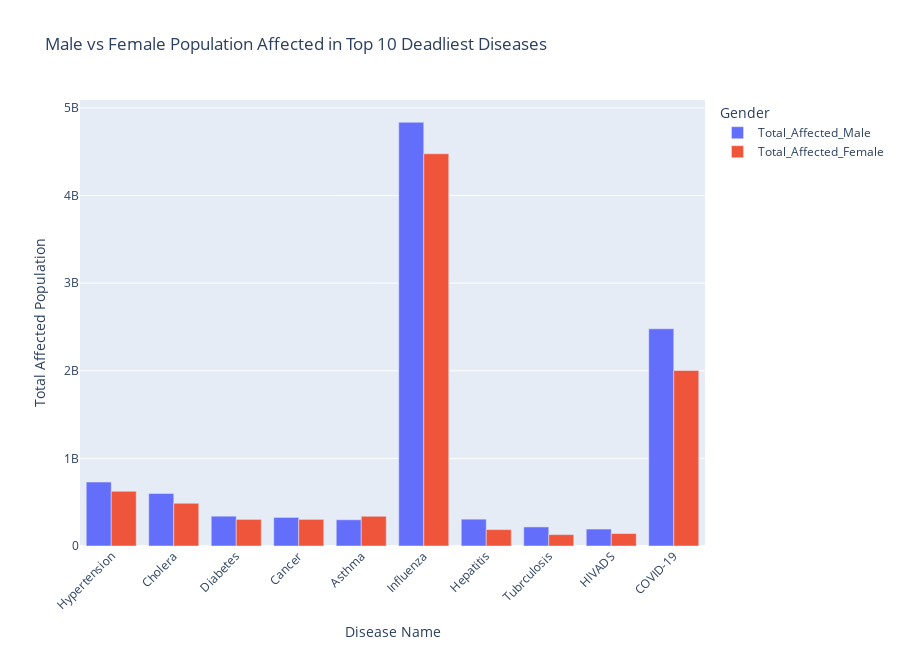

The notebook cell this image was saved under:
### Code cell
q5_sql.columns = q5_sql.columns.str.strip()

fig = px.bar(
    q5_sql,
    x='Disease Name',
    y=['Total_Affected_Male', 'Total_Affected_Female'],
    barmode='group',
    title='Male vs Female Population Affected in Top 10 Deadliest Diseases',
    labels={
        'value': 'Total Affected Population',
        'variable': 'Gender'
    }
)

fig.update_layout(
    xaxis_title='Disease Name',
    xaxis_tickangle=-45,
    height=650
)

fig.show()
# Uncomment to show chart
#fig.show("png")

### Figure 1 — Plotly figure (JSON) as saved in the notebook; plotly's stock layout.template omitted (floating-point values rounded to 4 significant figures)
{"data": [{"alignmentgroup": "True", "hovertemplate": "Gender=Total_Affected_Male<br>Disease Name=%{x}<br>Total Affected Population=%{y}<extra></extra>", "legendgroup": "Total_Affected_Male", "marker": {"color": "#636efa", "pattern": {"shape": ""}}, "name": "Total_Affected_Male", "offsetgroup": "Total_Affected_Male", "orientation": "v", "showlegend": true, "textposition": "auto", "type": "bar", "x": ["Hypertension", "Cholera", "Diabetes", "Cancer", "Asthma", "Influenza", "Hepatitis", "Tubrculosis", "HIVADS", "COVID-19"], "xaxis": "x", "y": [729657428, 598929939, 340156542, 326283559, 299404779, 4835658731, 306061504, 217489287, 193414745, 2478800696], "yaxis": "y"}, {"alignmentgroup": "True", "hovertemplate": "Gender=Total_Affected_Female<br>Disease Name=%{x}<br>Total Affected Population=%{y}<extra></extra>", "legendgroup": "Total_Affected_Female", "marker": {"color": "#EF553B", "pattern": {"shape": ""}}, "name": "Total_Affected_Female", "offsetgroup": "Total_Affected_Female", "orientation": "v", "showlegend": true, "textposition": "auto", "type": "bar", "x": ["Hypertension", "Cholera", "Diabetes", "Cancer", "Asthma", "Influenza", "Hepatitis", "Tubrculosis", "HIVADS", "COVID-19"], "xaxis": "x", "y": [624243509, 487181503, 303495495, 303849755, 339163524, 4476751385, 187294781, 130009560, 142327212, 2004161821], "yaxis": "y"}], "layout": {"barmode": "group", "height": 650, "legend": {"title": {"text": "Gender"}, "tracegroupgap": 0}, "title": {"text": "Male vs Female Population Affected in Top 10 Deadliest Diseases"}, "xaxis": {"anchor": "y", "domain": [0, 1], "tickangle": -45, "title": {"text": "Disease Name"}}, "yaxis": {"anchor": "x", "domain": [0, 1], "title": {"text": "Total Affected Population"}}}}
